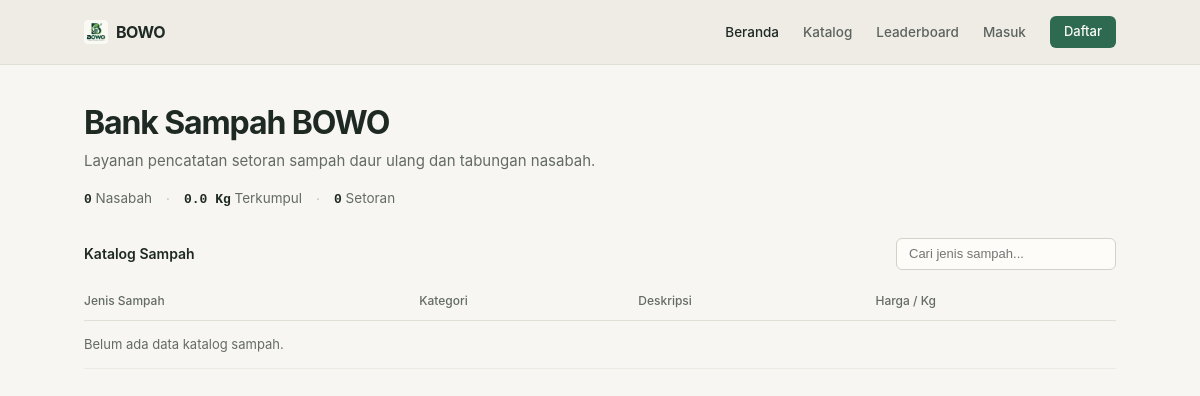
Before: / with the older database file.
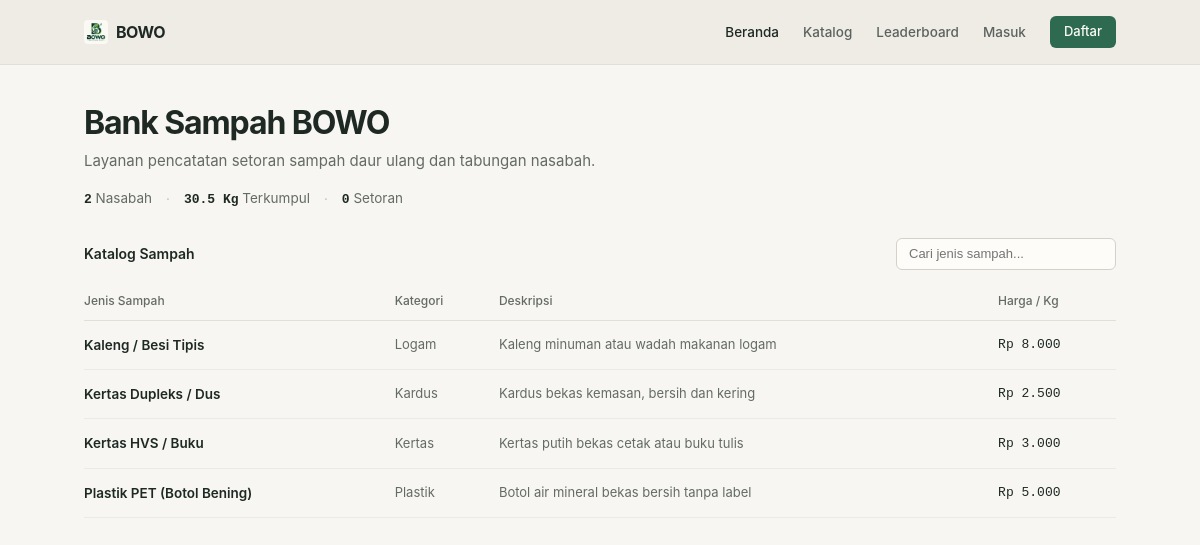
After: the same page with the newer database file.
### tables this page shows
CREATE TABLE `waste_types` (
  `id` INT UNSIGNED NOT NULL AUTO_INCREMENT,
  `name` VARCHAR(50) NOT NULL,
  `category` VARCHAR(50) NOT NULL,
  `price_per_kg` DECIMAL(10,2) NOT NULL,
  `description` TEXT DEFAULT NULL,
  `status` ENUM('active', 'inactive') NOT NULL DEFAULT 'active',
  `created_at` TIMESTAMP NOT NULL DEFAULT CURRENT_TIMESTAMP,
  PRIMARY KEY (`id`)
);

### app/core/Controller.php (called while the page is built, shortened)
<?php
class Controller
{
    protected function view($viewPath, $data = array())
    {
        if (!empty($data)) extract($data);
        $viewFile = __DIR__ . '/../views/' . $viewPath . '.php';
        require $viewFile;
    }
}

### app/controllers/HomeController.php (called while the page is built, shortened)
<?php
class HomeController extends Controller
{
    private $userModel;
    private $wasteTypeModel;
    private $depositModel;
    public function __construct()
    {
        $this->userModel      = $this->model('User');
        $this->wasteTypeModel = $this->model('WasteType');
        $this->depositModel   = $this->model('Deposit');
    }
    public function index()
    {
        $this->view('home/index', array(
            'pageTitle'      => 'Beranda - BOWO Bank Sampah',
            'total_users'    => $this->userModel->countNasabah(),
            'total_waste'    => $this->depositModel->getTotalVerifiedWeightAll(),
            'total_deposits' => $this->depositModel->countByStatus('approved'),
            'waste_types'    => $this->wasteTypeModel->getActive()
        ));
    }
}

### index.php (called while the page is built, shortened)
<?php
require_once __DIR__ . '/app/config/Database.php';
require_once __DIR__ . '/app/core/Model.php';
require_once __DIR__ . '/app/core/Controller.php';
$actionMethod  = isset($_GET['a']) ? trim($_GET['a']) : 'index';
$controller = new $controllerName();
$controller->$actionMethod();

### app/core/Model.php (called while the page is built, shortened)
<?php
class Model
{
    public function __construct()
    {
        $this->db = (new Database())->getConnection();
    }
}

### app/config/Database.php (called while the page is built, shortened)
<?php
class Database
{
    private $host     = '127.0.0.1';
    private $db_name  = 'bowo_db';
    private $username = 'root';
    private $password = '';
    private $pdo      = null;
    public function __construct()
    {
        $dsn = 'mysql:host=' . $this->host . ';dbname=' . $this->db_name . ';charset=utf8mb4';
        try {
            $this->pdo = new PDO($dsn, $this->username, $this->password);
            $this->pdo->setAttribute(PDO::ATTR_ERRMODE, PDO::ERRMODE_EXCEPTION);
            $this->pdo->setAttribute(PDO::ATTR_DEFAULT_FETCH_MODE, PDO::FETCH_ASSOC);
        } catch (PDOException $e) {
            die('Koneksi database gagal: ' . htmlspecialchars($e->getMessage()));
        }
    }
    public function getConnection()
    {
        return $this->pdo;
    }
}

### app/models/User.php (called while the page is built, shortened)
<?php
class User extends Model
{
    public function countNasabah()
    {
        $sql  = "SELECT COUNT(*) FROM users WHERE role = 'nasabah'";
        $stmt = $this->db->prepare($sql);
        $stmt->execute();
        return (int)$stmt->fetchColumn();
    }
}

### app/models/WasteType.php (called while the page is built, shortened)
<?php
class WasteType extends Model
{
    public function getActive()
    {
        $sql  = "SELECT * FROM waste_types WHERE status = 'active' ORDER BY name ASC";
        $stmt = $this->db->prepare($sql);
        $stmt->execute();
        return $stmt->fetchAll();
    }
}

### app/views/home/index.php (the view)
<?php
require __DIR__ . '/../layouts/header.php';
$pubActive = 'beranda';
require __DIR__ . '/../layouts/pub_header.php';
?>
<main class="public-canvas">
    <section class="hero-block">
        <h1 class="hero-title">Bank Sampah BOWO</h1>
        <p class="hero-subtitle">Layanan pencatatan setoran sampah daur ulang dan tabungan nasabah.</p>
        <div class="global-meta-strip">
            <span><strong class="mono"><?= number_format((int)$total_users) ?></strong> Nasabah</span>
            <span class="meta-sep" aria-hidden="true">·</span>
            <span><strong class="mono"><?= number_format((float)$total_waste, 1) ?> Kg</strong> Terkumpul</span>
            <span class="meta-sep" aria-hidden="true">·</span>
            <span><strong class="mono"><?= number_format((int)$total_deposits) ?></strong> Setoran</span>
        </div>
    </section>
    <section id="katalog" class="home-section-sep">
        <div class="section-bar">
            <h2>Katalog Sampah</h2>
            <div class="actions-inline">
                <input type="text"
                       id="public-waste-search"
                       class="search-input"
                       placeholder="Cari jenis sampah...">
            </div>
        </div>
        <table id="public-catalog-table">
            <thead>
                <tr>
                    <th>Jenis Sampah</th>
                    <th>Kategori</th>
                    <th>Deskripsi</th>
                    <th>Harga / Kg</th>
                </tr>
            </thead>
            <tbody>
                <?php foreach ($waste_types as $type): ?>
                    <?php $desc = !empty($type['description']) ? $type['description'] : '-'; ?>
                    <tr class="waste-card">
                        <td class="name-text"><?= htmlspecialchars($type['name']) ?></td>
                        <td class="muted-text"><?= htmlspecialchars($type['category']) ?></td>
                        <td class="muted-text"><?= htmlspecialchars($desc) ?></td>
                        <td class="mono">Rp <?= number_format((float)$type['price_per_kg'], 0, ',', '.') ?></td>
                    </tr>
                <?php endforeach; ?>
                <?php if (empty($waste_types)): ?>
                    <tr>
                        <td colspan="4" class="muted-text">Belum ada data katalog sampah.</td>
                    </tr>
                <?php endif; ?>
            </tbody>
        </table>
    </section>
</main>
<?php require __DIR__ . '/../layouts/footer.php'; ?>

### app/views/layouts/header.php (shortened to what this page needs)
<!DOCTYPE html>
<html lang="id">
<head>
    <link rel="stylesheet" href="<?= ASSET_URL ?>/css/style.css?v=<?= time() ?>">
</head>
<body>

### app/views/layouts/pub_header.php (shortened to what this page needs)
<?php
$pubActive = isset($pubActive) ? $pubActive : '';
if ($pubActive === 'beranda') {
    $katalogHref = '#katalog';
    $katalogId   = ' id="nav-katalog-link"';
} else {
    $katalogHref = BASE_URL . '/index.php#katalog';
    $katalogId   = '';
}
$showDashBtn = ($pubActive === 'beranda' && !empty($_SESSION['user_id']));
$dashUrl     = BASE_URL . '/index.php?c=deposit&a=dashboard';
?>
<header class="pub-header-wrap">
    <div class="pub-nav">
        <a href="<?= BASE_URL ?>/index.php" class="brand">
            <img src="<?= ASSET_URL ?>/images/bowo.png" alt="BOWO">
            <span>BOWO</span>
        </a>
        <nav class="pub-links">
            <a href="<?= BASE_URL ?>/index.php"<?= ($pubActive === 'beranda') ? ' class="active"' : '' ?>>Beranda</a>
            <a href="<?= $katalogHref ?>"<?= $katalogId ?>>Katalog</a>
            <a href="<?= BASE_URL ?>/index.php?c=home&a=leaderboard"<?= ($pubActive === 'leaderboard') ? ' class="active"' : '' ?>>Leaderboard</a>
            <?php if ($showDashBtn): ?>
                <a href="<?= $dashUrl ?>" class="btn-primary" style="height:32px; padding:0 14px;">Dashboard</a>
            <?php else: ?>
                <a href="<?= BASE_URL ?>/index.php?c=auth&a=login"<?= ($pubActive === 'login') ? ' class="active"' : '' ?>>Masuk</a>
                <a href="<?= BASE_URL ?>/index.php?c=auth&a=register" class="btn-primary" style="height:32px; padding:0 14px;">Daftar</a>
            <?php endif; ?>
        </nav>
    </div>
</header>

### app/views/layouts/footer.php (shortened to what this page needs)
</body>
</html>

### public/assets/css/style.css (style rules this page uses)
:root { --sans: -apple-system, BlinkMacSystemFont, "Inter", "Segoe UI", Roboto, sans-serif; --mono: "JetBrains Mono", "IBM Plex Mono", ui-monospace, SFMono-Regular, Consolas, monospace; }
* { box-sizing: border-box; margin: 0; padding: 0; }
body { font-family: var(--sans); background: #F7F6F2; color: #1E2923; font-size: 13.5px; line-height: 1.5; -webkit-font-smoothing: antialiased; }
.brand { display: inline-flex; align-items: center; gap: 8px; font-size: 16px; font-weight: 700; color: #1E2923; text-decoration: none; letter-spacing: -0.03em; }
.brand img { height: 24px; width: auto; border-radius: 4px; }
.pub-header-wrap { border-bottom: 1px solid #E2DFD7; background: #EFECE6; }
.pub-nav { height: 64px; max-width: 1080px; margin: 0 auto; padding: 0 24px; display: flex; align-items: center; justify-content: space-between; }
.pub-links { display: flex; align-items: center; gap: 24px; font-size: 13.5px; }
.pub-links a { color: #5C635E; text-decoration: none; font-weight: 500; }
.public-canvas { max-width: 1080px; margin: 0 auto; padding: 40px 24px 64px; }
.mono { font-family: var(--mono); font-variant-numeric: tabular-nums; font-size: 13px; }
.name-text { font-weight: 600; color: #1E2923; }
.muted-text { color: #646B66; font-size: 13px; }
.link-subtle:hover, .nav-list a:hover, .rail-logout:hover, .pub-links a.active, .pub-links a:hover, .sub-tabs a:hover { color: #1E2923; }
.hero-block { margin-bottom: 28px; }
.hero-title { font-size: 32px; font-weight: 700; letter-spacing: -0.035em; line-height: 1.15; color: #1E2923; }
.hero-subtitle { font-size: 15px; color: #646B66; margin-top: 8px; }
.global-meta-strip { display: flex; flex-wrap: wrap; align-items: center; gap: 8px 14px; margin-top: 16px; font-size: 13.5px; color: #646B66; }
.global-meta-strip strong { color: #1E2923; font-weight: 600; }
.meta-sep { color: #C2BEB4; }
.field input, .field select, .field textarea, .readonly-box, .search-input { height: 38px; padding: 0 12px; border: 1px solid #D5D1C8; border-radius: 6px; font-size: 13px; color: #1E2923; background: #FDFCF9; width: 100%; }
.btn-primary, .btn-sm { display: inline-flex; align-items: center; text-decoration: none; cursor: pointer; }
.btn-primary { height: 38px; padding: 0 18px; border-radius: 6px; background: #2D6A4F; color: #FDFCF9 !important; font-size: 13px; font-weight: 600; border: none; justify-content: center; white-space: nowrap; }
.section-bar { display: flex; justify-content: space-between; align-items: center; margin-bottom: 12px; gap: 12px; }
.section-bar h2 { font-size: 14px; font-weight: 600; color: #1E2923; }
.search-input { width: 220px; height: 32px; }
table { width: 100%; border-collapse: collapse; }
th, td { text-align: left; }
th { font-size: 12px; font-weight: 500; color: #646B66; padding: 10px 12px 10px 0; border-bottom: 1px solid #E2DFD7; }
td { padding: 14px 12px 14px 0; border-bottom: 1px solid #ECEAE3; font-size: 13.5px; color: #1E2923; vertical-align: middle; }
th:last-child, td:last-child { padding-right: 6px; white-space: nowrap; }
.actions-inline { display: inline-flex; gap: 6px; align-items: center; justify-content: flex-start; }

Changed rows visible on the page:
added waste_types: name "Kaleng / Besi Tipis", category "Logam", description "Kaleng minuman atau wadah makanan logam", price_per_kg "8.000"
added waste_types: name "Kertas Dupleks / Dus", category "Kardus", description "Kardus bekas kemasan, bersih dan kering", price_per_kg "2.500"
added waste_types: name "Kertas HVS / Buku", category "Kertas", description "Kertas putih bekas cetak atau buku tulis", price_per_kg "3.000"
added waste_types: name "Plastik PET (Botol Bening)", category "Plastik", description "Botol air mineral bekas bersih tanpa label", price_per_kg "5.000"
Other visible differences:
$total_users: "0" → "2"
$total_waste: "0.0" → "30.5"
text no longer shown: "Belum ada data katalog sampah."
